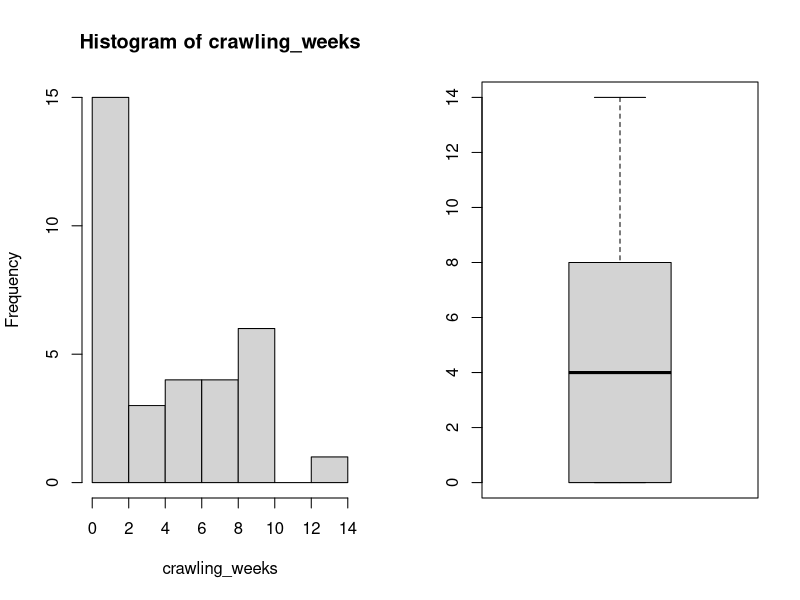

Here is the R script that generated this plot:
#######################################
# Analyse d'une variable quantitative #
#     --> Crawling_Weeks              #
#######################################

# Initialisation
library(haven)
dataSet <- read_sav("Kubicek et al._JECP_DataSet.sav")
dataSet <- subset(dataSet, Age != "NA") #suppression des lignes vides à la fin
View(dataSet)

crawling_weeks <- as.numeric(unlist(dataSet["Crawling_Weeks"]))

# Analyse
summary(crawling_weeks) #général
sd(crawling_weeks) #dispersion
par(mfrow=c(1,2))
hist(crawling_weeks)
boxplot(crawling_weeks)
